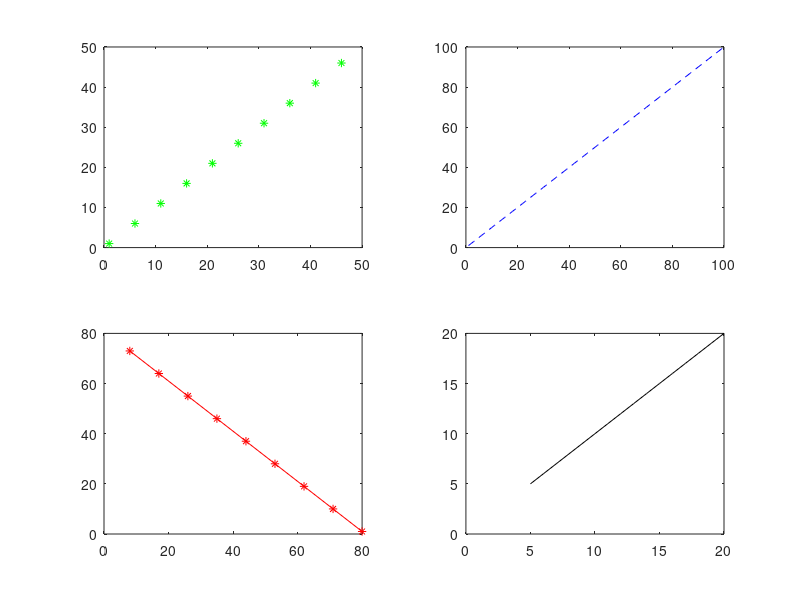

Reproduce this figure in MATLAB.
function subplots
    subplot(2, 2, 2)
    plot(1:100, 1:100, 'b--');
    subplot(2, 2, 1)
    plot(1:5:50, 1:5:50, 'g*');
    subplot(2, 2, 3)
    plot(80:-9:1, 1:9:80, 'r-*');
    subplot(2, 2, 4)
    plot(5:20, 5:20, 'k');
end